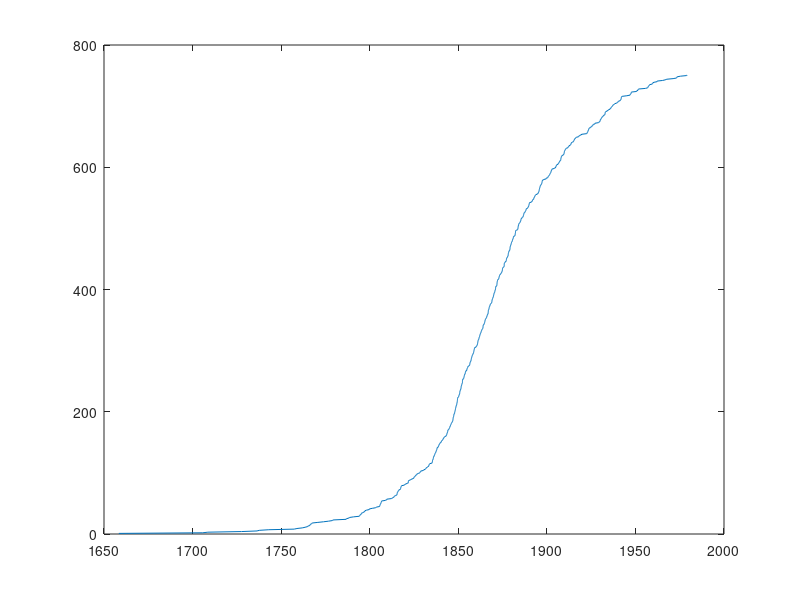

The MATLAB script that drew this image: (Note: this script raises an error after producing the figure.)
%Defining start and end points
t1 = 1658;
td1 = 1980;

%Defining the length of the data set
a = 1;
d = (td1 - t1)*a;
s =(td1 - t1)/d;

%Number of disasters
load('coal_mine_disasters.mat')
n = length(T);
plot(T, 1:751)

%Gamma(2, theta)-hyperprior on theta
psi = 1;
%theta = gampdf(1,2,psi + sum(lambda));
%Gamma(2, theta)-prior on the intensitetes/lambda
%lambda = gampdf(1,2,theta);

%Gibbs sampling
N = 1e4;
rho = 1;
theta = zeros(N, 1);
lambda = 0.1*ones(N,1);
tau = T;

%Initiate random t
d = 4;
t = [1700, 1801, 1850, 1900];

for i = 1:N
    
    %Metropolis-Hasting algorithm
    X = zeros(N, 1);
    X(1) = rand(1);
    
    for k = 2:d-1
        R = rho*(t(k+1)-t(k-1));
        tstar =  t - R + (2*R)*rand(d, 1);
        
        alpha = min(1, f(lambda, tstar, n)/f(lambda, t, n));
        U = rand(1);
        if U <= alpha
            X(k) = 0;
        else
            X(k) = 0;
        end
    end
    
    %draw theta
    d = length(lambda);
    theta(i) = gamrnd(2*d + 2, psi + sum(lambda));
    
    n = cumsum(t <= tau);
%    n = zeros(length(t) - 1, 1);
%    for j = 1:(length(t)-1)
%        n(j) = sum(t(j) <= tau) & (tau < (j+1));
%    end
    
    %draw lambda
    tDiff = t(2:end) - t(1:end-1);
    lambda(i) = gamrnd(1, 2, tDiff+theta);
    
end

tau = mean(X);

